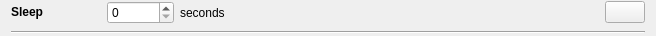
<?xml version="1.0" encoding="UTF-8"?>
<ui version="4.0">
 <class>Form</class>
 <widget class="QWidget" name="Form">
  <property name="geometry">
   <rect>
    <x>0</x>
    <y>0</y>
    <width>656</width>
    <height>36</height>
   </rect>
  </property>
  <property name="windowTitle">
   <string>Form</string>
  </property>
  <layout class="QVBoxLayout" name="verticalLayout">
   <property name="topMargin">
    <number>0</number>
   </property>
   <property name="bottomMargin">
    <number>0</number>
   </property>
   <item>
    <layout class="QHBoxLayout" name="horizontalLayout">
     <item>
      <widget class="QLabel" name="label">
       <property name="minimumSize">
        <size>
         <width>90</width>
         <height>0</height>
        </size>
       </property>
       <property name="text">
        <string>&lt;b&gt;Sleep&lt;/b&gt;</string>
       </property>
      </widget>
     </item>
     <item>
      <widget class="QSpinBox" name="seconds">
       <property name="maximum">
        <number>1000000</number>
       </property>
      </widget>
     </item>
     <item>
      <widget class="QLabel" name="label_2">
       <property name="text">
        <string>seconds</string>
       </property>
      </widget>
     </item>
     <item>
      <spacer name="horizontalSpacer">
       <property name="orientation">
        <enum>Qt::Horizontal</enum>
       </property>
       <property name="sizeHint" stdset="0">
        <size>
         <width>40</width>
         <height>20</height>
        </size>
       </property>
      </spacer>
     </item>
     <item>
      <widget class="QPushButton" name="delBtn">
       <property name="sizePolicy">
        <sizepolicy hsizetype="Minimum" vsizetype="Fixed">
         <horstretch>0</horstretch>
         <verstretch>0</verstretch>
        </sizepolicy>
       </property>
       <property name="text">
        <string/>
       </property>
       <property name="icon">
        <iconset resource="../../../../../resources/nicos-gui.qrc">
         <normaloff>:/remove</normaloff>:/remove</iconset>
       </property>
      </widget>
     </item>
    </layout>
   </item>
   <item>
    <widget class="Line" name="line">
     <property name="orientation">
      <enum>Qt::Horizontal</enum>
     </property>
    </widget>
   </item>
  </layout>
 </widget>
 <tabstops>
  <tabstop>seconds</tabstop>
  <tabstop>delBtn</tabstop>
 </tabstops>
 <resources>
  <include location="../../../../../resources/nicos-gui.qrc"/>
 </resources>
 <connections/>
</ui>
